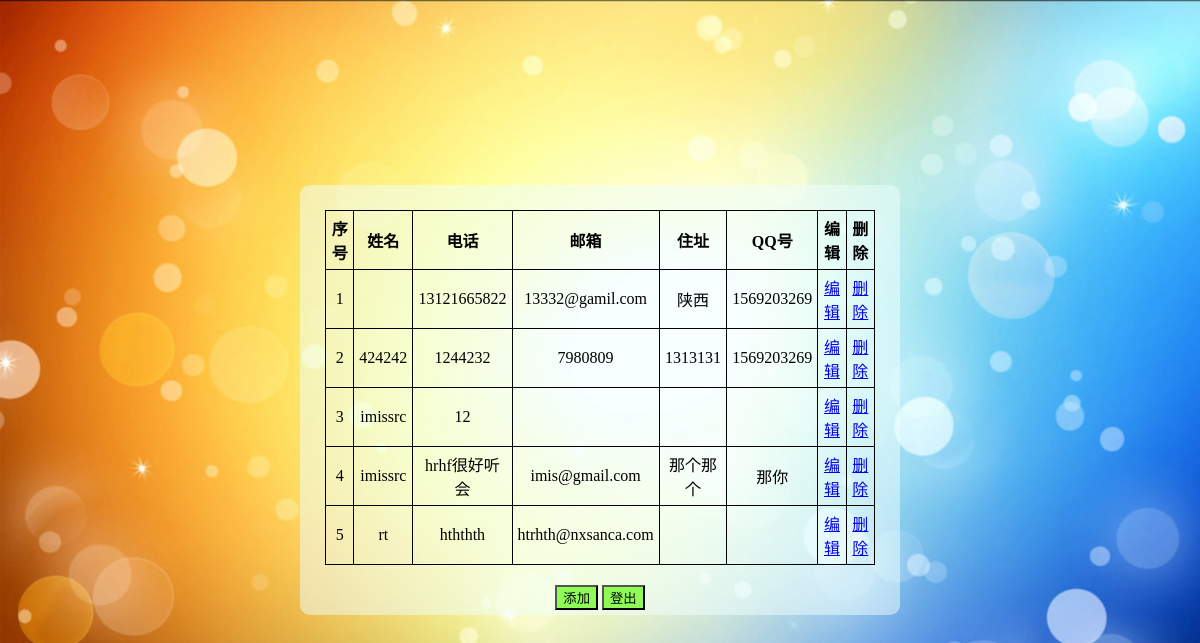
The app's page /address_book/ (signed in), older data.
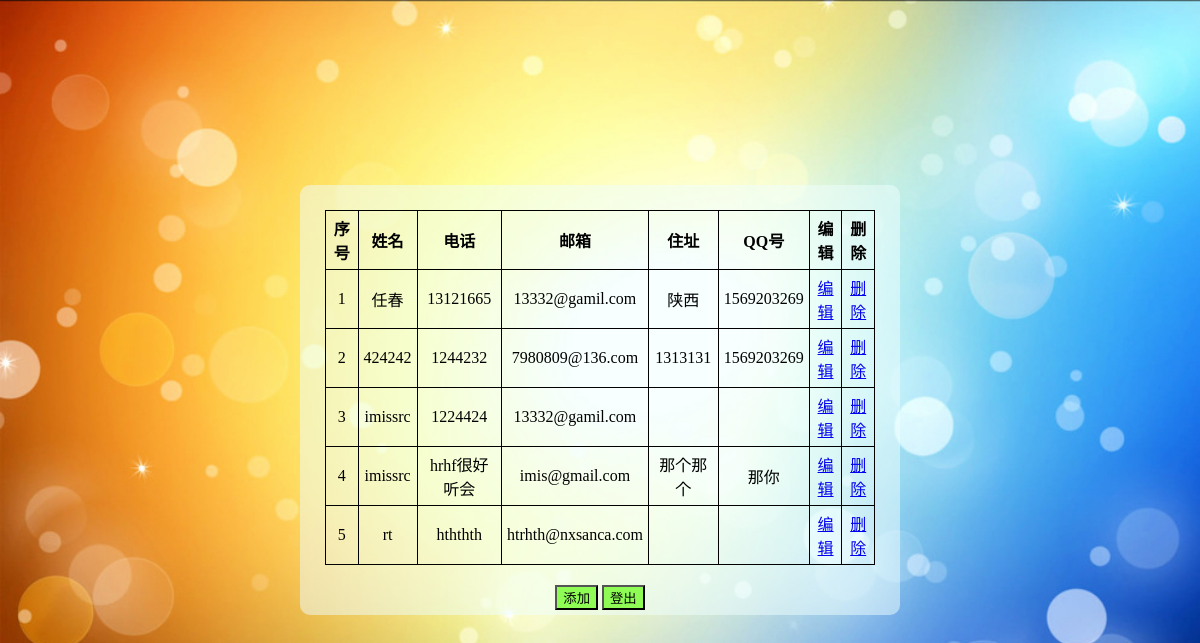
The same page, newer data.
### default/models.py (models this page shows, shortened)
class User_Info(models.Model):
    user = models.ForeignKey(User, on_delete=models.CASCADE)
    name=models.CharField(max_length=4)
    qqnum=models.CharField(max_length=12)
    telnum=models.CharField(max_length=11)
    mailnum=models.EmailField(max_length=20)
    address=models.CharField(max_length=20)

### default/views.py (the view)
# urls.py: path("address_book/",views.address_book),
def address_book(request):
    if not islogining(request):
        return HttpResponseRedirect('/')
    user_info=User_Info.objects.filter(user=request.session['user_id'])
    return render(request,'address_book.html',{'user_info':user_info})

### default/views.py (called while the page is built)
def islogining(request):
    if request.session['user_id']=='':
        return False
    else:
        return True

### default/templates/address_book.html (shortened to what this page needs)
<!DOCTYPE html>
<html lang="en">
<head>
    <link rel="stylesheet" type="text/css" href="../static/style/address_book.css" />
</head>
<body>
    <div id="book">
        <table>
            <thead>
                 <tr>
                     <th>序号</th>
                     <th>姓名</th>
                     <th>电话</th>
                     <th>邮箱</th>
                     <th>住址</th>
                     <th>QQ号</th>
                     <th>编辑</th>
                     <th>删除</th>
                 </tr>
            </thead>
            <tbody>
                <tr>
                {% for info in user_info %}
                    <td>{{ forloop.counter }}</td>
                    <td>{{ info.name }}</td>
                    <td> {{ info.telnum }}</td>
                    <td> {{ info.mailnum }}</td>
                    <td> {{ info.address }}</td>
                    <td> {{ info.qqnum}}</td>
                    <td><a type="button" class="edit" href="/updateinfo/{{ info.id }}" >编辑</a></td>
                    <td><a type="button" class="del" href="/delinfo/{{ info.id }} ">删除</a></td>
                </tr>
                {% endfor %}
            </tbody>
        </table>
        <form action="/add_contactpeo/" method="POST">
            <button type="submit" class="btn" id="btn_add" >添加</button>
            <a href="/logout/"><input type="button" value="登出" class="btn" ></a>
        </form>
    </div>
</body>
</html>

### default/templates/static/style/address_book.css (style rules this page uses)
body { background-image: url(../image/1.jpg); background-size: 100%; background-repeat: no-repeat; }
table { border-collapse: collapse; }
table, td, th { border: 1px solid black; text-align: center; padding: 5px; margin:20px; width:auto; }
.btn { background-color: #8efc55; }
#book { padding:5px; left:50%; top:50%; width:auto; background-color:rgba(240, 255, 255, 0.5); position:absolute; border-radius: 10px; text-align: center; display: inline-block !important; transform:translate(-50%,-50%); }

Row changes from the older to the newer data that the page shows:
changed User_Info "陕西": name (not shown) → "任春"; telnum "13121665822" → "13121665"
changed User_Info: mailnum "7980809" → "7980809@136.com"
changed User_Info (number 3 of 5 on the later page): telnum "12" → "1224424"; mailnum (not shown) → "13332@gamil.com"
